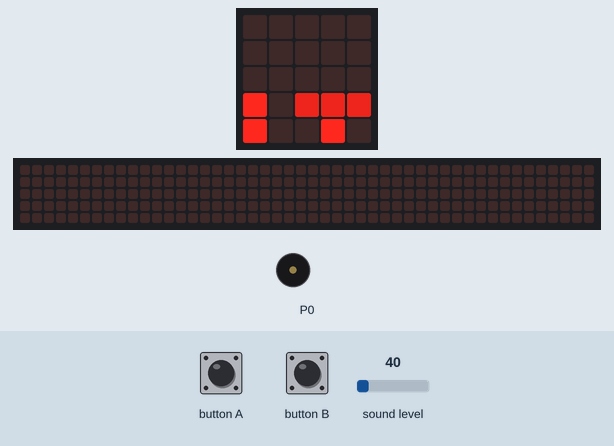
The program below on a simulated BBC micro:bit running MicroPython. On the bench: the board's 5×5 LED display, a strip that is not on the board, showing the scrolling text unrolled, buzzer (waves = sounding). The inputs (shaded band) are chosen by the test bench; at power-on: sound level 40. Random numbers come from a fixed seed; the 48×5 strip is a reading aid, not a part: it shows the text the display is scrolling, unrolled, one strip-width of it at a time.

Above: at 5.9 s.
6.0 s: sound level set to 123
At 6.19 s:
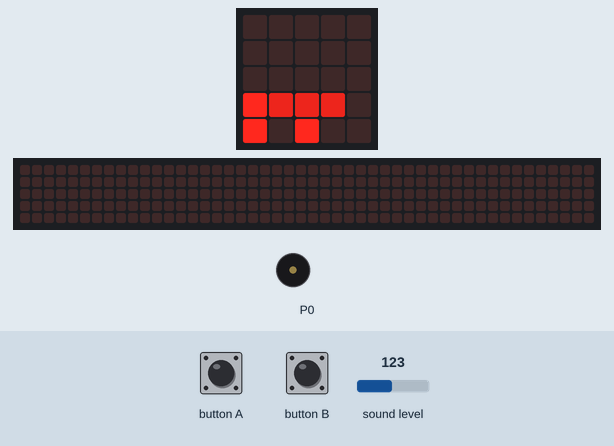
8.6 s: sound level set to 131
At 8.7 s:
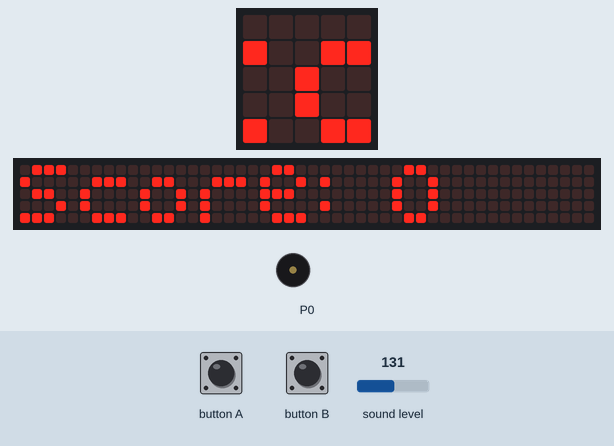
17.4 s: button B pressed for 3.2 s
At 18.24 s:
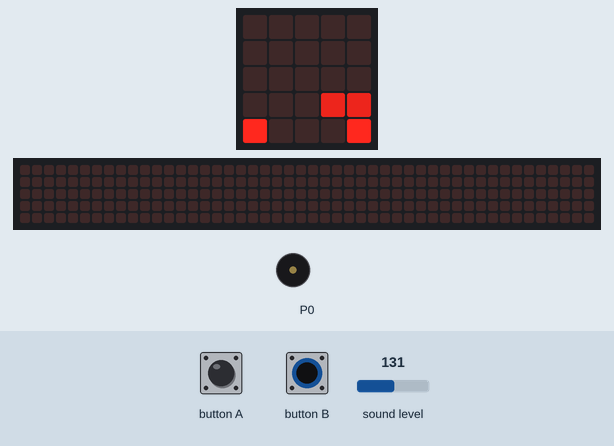
Timing chart, 0 to 21.3 s (numbered marks = the images above; inputs shaded):
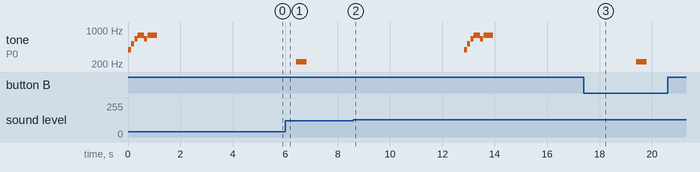

The program:

dino.py
```python
import random
from microbit import *
import music

# ——— Game Variables ———
ground_y = 3       # top row of the 2-pixel dino
dino_y = ground_y  # current dino y position
velocity = 0
gravity = 0.2
jump_force = -1.4
is_jumping = False
is_bending = False
obstacle_x = 5
bird_obstacle = False
bird_y = 0
score = 0
frame_counter = 0
speed = 150

def draw_dino():
    display.clear()  # Ensure we clear the display before drawing
    y = int(dino_y) if is_jumping else ground_y
    if is_bending:
        display.set_pixel(0, 4, 9)  # Crouching dino (one pixel)
    else:
        display.set_pixel(0, y, 9)  # Standing dino (two pixels)
        display.set_pixel(0, y + 1, 9)

def draw_obstacle():
    if 0 <= obstacle_x <= 4:
        if bird_obstacle:
            display.set_pixel(obstacle_x, bird_y, 7)
            if obstacle_x - 1 >= 0:
                display.set_pixel(obstacle_x - 1, bird_y, 7)
        else:
            display.set_pixel(obstacle_x, 4, 9)  # Tree base
            display.set_pixel(obstacle_x, 3, 7)  # Tree trunk
            if obstacle_x - 1 >= 0:              # Left branch
                display.set_pixel(obstacle_x - 1, 3, 7)
            if obstacle_x + 1 <= 4:              # Right branch
                display.set_pixel(obstacle_x + 1, 3, 7)

def check_collision():
    if 0 <= obstacle_x <= 1:
        dino_top = int(dino_y)
        dino_bottom = dino_top + (0 if is_bending else 1)

        if bird_obstacle:
            return (bird_y == dino_top or bird_y == dino_bottom)
        else:
            if obstacle_x == 0:
                if dino_bottom == 4:
                    return True
                if dino_top == 3 or dino_bottom == 3:
                    return True
            elif obstacle_x == 1:
                if dino_top == 3 or dino_bottom == 3:
                    return True
    return False

def reset_game():
    global dino_y, velocity, is_jumping, is_bending
    global obstacle_x, bird_obstacle, bird_y
    global score, frame_counter, speed

    dino_y = ground_y
    velocity = 0
    is_jumping = is_bending = False
    obstacle_x = 5
    bird_obstacle = False
    bird_y = 0
    score = frame_counter = 0
    speed = 150

    display.clear()
    music.play(music.POWER_UP)
    display.scroll("DINO")

# ——— Main Loop ———
reset_game()

while True:
    # Check crouch state only if not jumping
    is_bending = button_b.is_pressed() and not is_jumping

    # Jump input (shout or button)
    sound = microphone.sound_level()
    if (sound > 125 or button_a.was_pressed()) and not is_jumping and not is_bending:
        is_jumping = True
        velocity = jump_force
        music.pitch(440, 100)

    # Physics update
    if is_jumping:
        dino_y += velocity
        velocity += gravity

        # Land or hit ceiling
        if dino_y >= ground_y:
            dino_y = ground_y
            is_jumping = False
        elif dino_y < 0:
            dino_y = 0

    # Move obstacle
    frame_counter += 1
    if frame_counter >= 3:
        obstacle_x -= 1
        frame_counter = 0

    # Respawn obstacle
    if obstacle_x < -2:
        obstacle_x = 5 + random.randint(0, 1)
        bird_obstacle = random.choice([True, False])
        bird_y = random.choice([2, 3]) if bird_obstacle else 0
        score += 1
        music.pitch(660, 80)

        # Speed up every 5 points
        if score % 5 == 0 and speed > 60:
            speed -= 10

    # Draw game elements
    draw_dino()
    draw_obstacle()

    # Check collision
    if check_collision():
        music.pitch(220, 400)
        display.scroll("Score: " + str(score))
        reset_game()

    sleep(speed)
```

Measured:
- the behaviour switches between 125 and 126 on sound level (found by bisection; images 1 and 2)
- by itself, tone on P0: plays 392 Hz for 0.12 s, 523 Hz for 0.12 s, 659 Hz for 0.12 s, 784 Hz for 0.24 s, 659 Hz for 0.12 s, 784 Hz for 0.36 s
- what the display in image 0 shows lasts 0.5 s, from 5.5 s to 6.0 s
